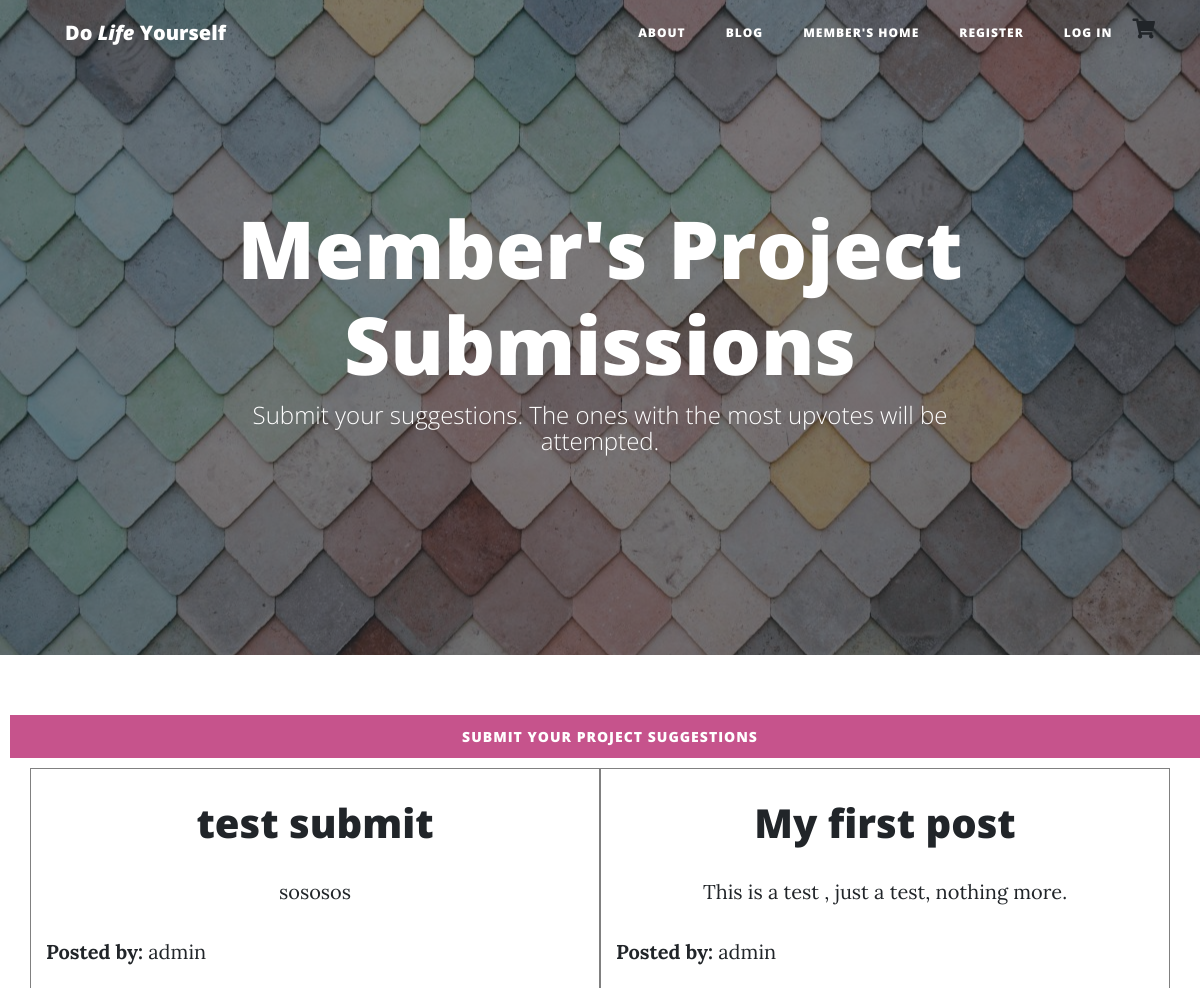
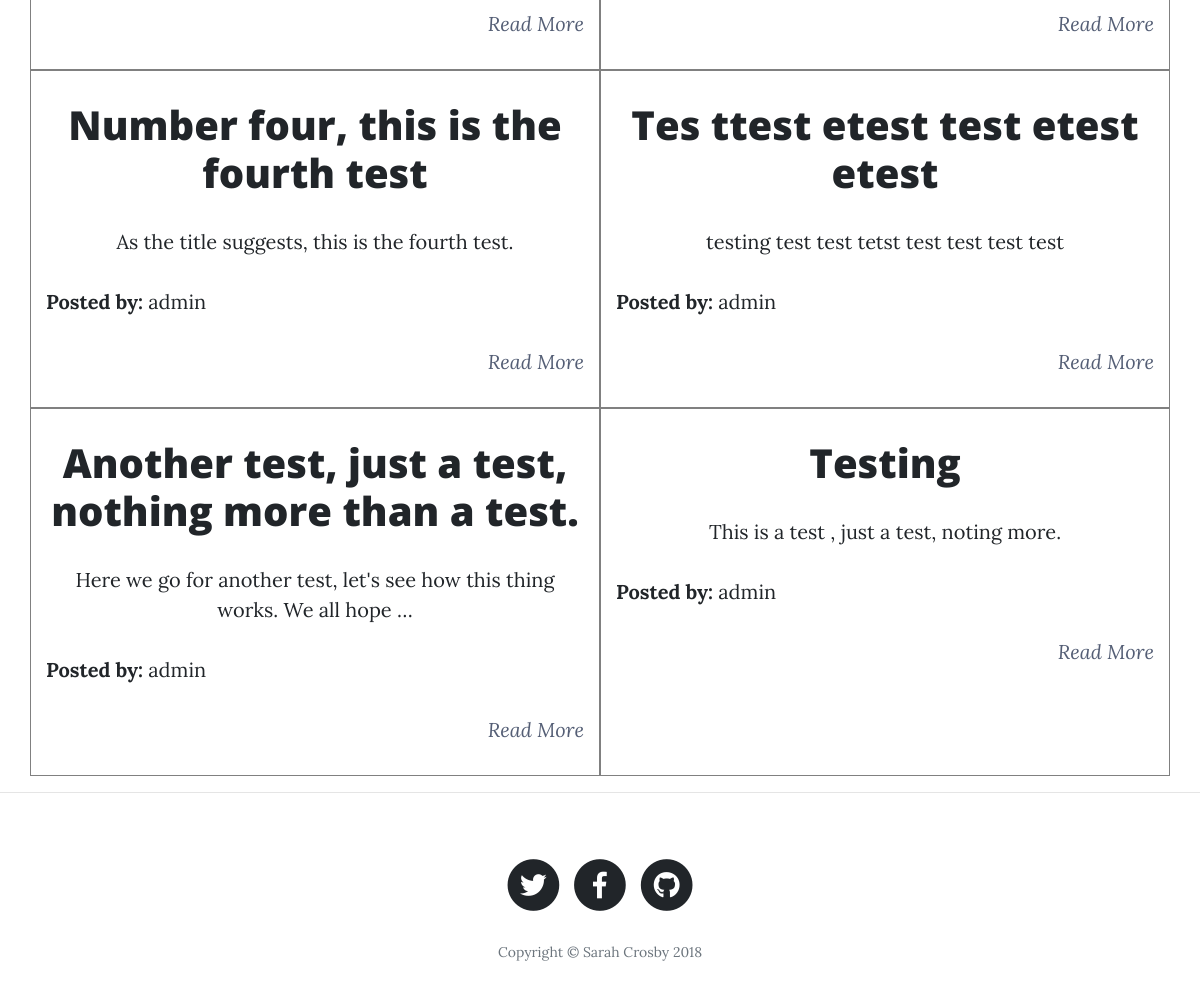
The app's page /posts/, older data (2 pictures, top to bottom).
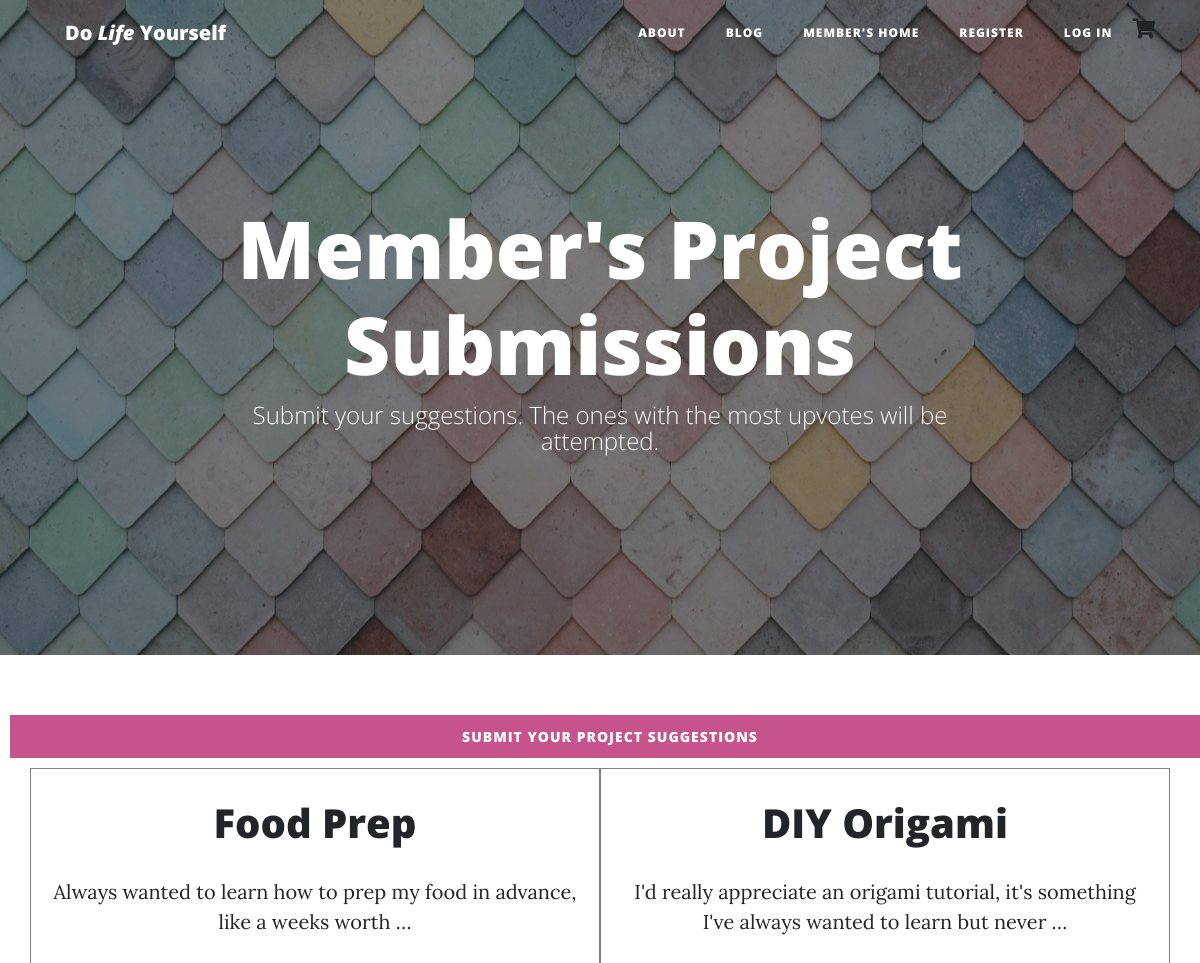
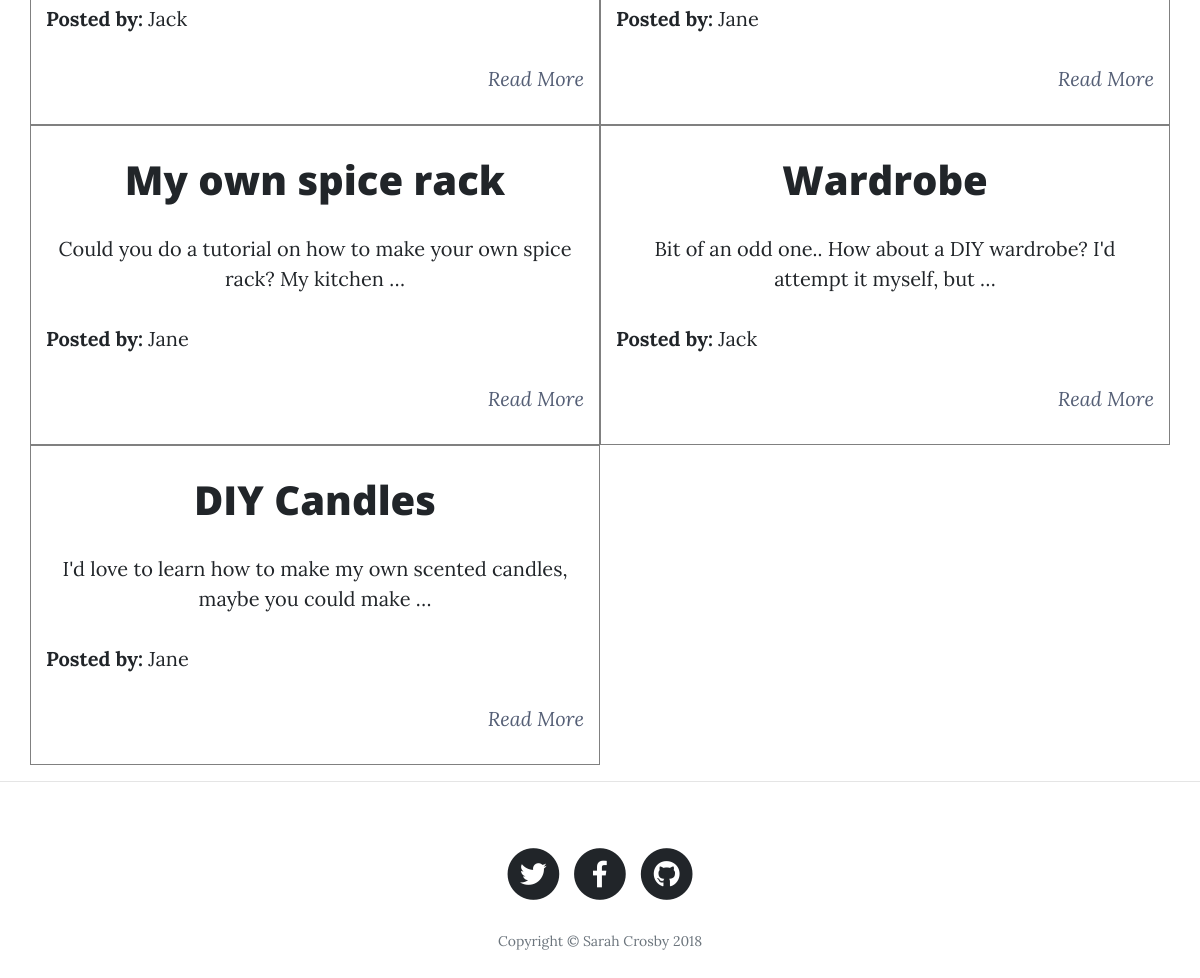
The same page, newer data (2 pictures, top to bottom).
### posts/models.py (models this page shows, shortened)
class Post(models.Model):
    title = models.CharField(max_length=30, default='')
    content = models.CharField(max_length=500, default='')
    created_date = models.DateTimeField(auto_now_add=True)
    published_date = models.DateTimeField(blank=True, null=True,
                                          default=timezone.now)
    views = models.IntegerField(default=0)
    tag = models.CharField(max_length=30, blank=True, null=True)
    user = models.ForeignKey(User, default="")
    status_choice = (
        ('PR', 'In Progress'),
        ('PL', 'In Planning'),
        ('C', 'Completed'),
        ('W', 'Waiting to be Funded'),
        ('R', 'Recently Submitted'),
    )
    status = models.CharField(max_length=2, choices=status_choice, default='R')
    votes = models.IntegerField(default = 0)
    image = models.ImageField(upload_to="img", blank=True, null=True, default='')

### posts/views.py (the view)
def get_posts(request):
    posts = Post.objects.filter(published_date__lte=timezone.now()
                                ).order_by('-published_date')
    return render(request, "boardposts.html", {'posts': posts})

### cart/contexts.py (called while the page is built)
def cart_contents(request):
    cart = request.session.get('cart', {})
    cart_items = []
    total = 0
    product_count = 0
    for id, quantity in cart.items():
        product = get_object_or_404(Product, pk=id)
        total += quantity * product.tribute
        product_count += quantity
        cart_items.append({'id': id, 'quantity': quantity, 'product': product})
    return {'cart_items': cart_items, 'total': total, 'product_count': product_count }

### posts/templates/boardposts.html (shortened to what this page needs)
{% extends 'base.html' %}
{% block content %}
    <header class="masthead" style="background-image: url('/media/img/host/background.jpg')">
      <div class="overlay"></div>
      <div class="container">
        <div class="row">
          <div class="col-lg-8 col-md-10 mx-auto">
            <div class="site-heading">
              <h1>Member's Project Submissions</h1>
              <span class="subheading">Submit your suggestions. The ones with the most upvotes will be attempted.</span>
            </div>
          </div>
        </div>
      </div>
    </header>
  </head>
  <body>
      <div class="custom-create-post">
        <a href="{% url 'new_post' %}" class="btn btn-custom-post">Submit your project suggestions</a>
      </div>
<div class="container">
  <div class="row">
    {% for post in posts %}
    <div class="col-md-6 custom-post-preview">
       <p><h1 class="text-center">
                {{ post.title }}
            </p></h1>
            <p class="text-center">
              <span>{{ post.content | truncatewords:15 }} </span>
            </p>
            <p>
              <strong>Posted by:</strong> {{ post.user }}
            </p>
            <p  class="text-right">
              <a href="{% url 'post_detail' post.id %}"><i>Read More</i></a>
            </p>
    </div>
  {% endfor %}
  </div>
</div>
</body>
{% endblock %}

### templates/base.html (shortened to what this page needs)
{% load staticfiles %}
<!DOCTYPE html>
<html lang="en">
  <head>
    <link rel="stylesheet" href="{% static 'css/library/bootstrap.min.css' %}">
    <link href="{% static 'fontawesome-free/css/all.min.css' %}" rel="stylesheet" type="text/css">
  </head>
    <link href="{% static 'css/library/clean-blog.min.css' %}" rel="stylesheet">
    <link rel="stylesheet" href="{% static 'css/custom.css' %}">
    <nav class="navbar navbar-expand-lg navbar-light fixed-top" id="mainNav">
      <div class="container">
        <a class="navbar-brand" href="{% url 'index' %}">Do <i>Life</i> Yourself</a>
        <div class="collapse navbar-collapse" id="navbarResponsive">
          <ul class="navbar-nav ml-auto">
            <li class="nav-item">
              <a class="nav-link" href="{% url 'about_page' %}">About</a>
            </li>
            <li class="nav-item">
              <a class="nav-link" href="{% url 'get_content' %}">Blog</a>
            </li>
            {% if user.is_authenticated %}
            <li class="nav-item">
              <a class="nav-link" href="{% url 'members_home' %}">Member's Home</a>
            </li>
            <li class="nav-item">
              <a class="nav-link" href="{% url 'logout' %}">Log Out</a>
            </li>
            {% else %}
            <li class="nav-item">
              <a class="nav-link" href="{% url 'non_members_home' %}">Member's Home</a>
            </li>
            <li class="nav-item">
              <a class="nav-link" href="{% url 'register' %}">Register</a>
            </li>
            <li class="nav-item">
              <a class="nav-link" href="{% url 'login' %}">Log In</a>
            </li>
            {% endif %}
            <li>
              <a href="{% url 'view_cart' %}">
                <i class="fas fa-shopping-cart"></i>
              </a>
            </li>
          </ul>
        </div>
      </div>
    </nav>
    {% block content %}
    {% endblock %}
    <hr>
    <footer>
      <div class="container">
        <div class="row">
          <div class="col-lg-8 col-md-10 mx-auto">
            <ul class="list-inline text-center">
              <li class="list-inline-item">
                <a href="#">
                  <span class="fa-stack fa-lg">
                    <i class="fas fa-circle fa-stack-2x"></i>
                    <i class="fab fa-twitter fa-stack-1x fa-inverse"></i>
                  </span>
                </a>
              </li>
              <li class="list-inline-item">
                <a href="#">
                  <span class="fa-stack fa-lg">
                    <i class="fas fa-circle fa-stack-2x"></i>
                    <i class="fab fa-facebook-f fa-stack-1x fa-inverse"></i>
                  </span>
                </a>
              </li>
              <li class="list-inline-item">
                <a href="#">
                  <span class="fa-stack fa-lg">
                    <i class="fas fa-circle fa-stack-2x"></i>
                    <i class="fab fa-github fa-stack-1x fa-inverse"></i>
                  </span>
                </a>
              </li>
            </ul>
            <p class="copyright text-muted">Copyright &copy; Sarah Crosby 2018</p>
          </div>
        </div>
      </div>
    </footer>
   </html>

### static/css/custom.css (style rules this page uses)
.btn-custom-post { background-color: #c6538c; border-color: #c6538c; color: white; position: static; width: 100%; padding: 10px; margin: 10px; }
.text-center { text-align: center; }
.text-right { text-align: right; }
p a { text-decoration: none; color: #545E75; }
.custom-post-preview { border: 1px solid grey; }

Row changes from the older to the newer data that the page shows:
removed Post: title "test submit", content "sososos", user "admin"
removed Post: title "My first post", content "This is a test , just a test, nothing more.", user "admin"
removed Post: title "Number four, this is the fourth test", content "As the title suggests, this is the fourth test.", user "admin"
removed Post: title "Tes ttest etest test etest etest", content "testing test test tetst test test test test", user "admin"
removed Post: title "Another test, just a test, nothing more than a test.", content "Here we go for another test, let's see how this thing works. We all hope …", user "admin"
removed Post: title "Testing", content "This is a test , just a test, noting more.", user "admin"
added Post: title "Food Prep", content "Always wanted to learn how to prep my food in advance, like a weeks worth …", user "Jack"
added Post: title "DIY Origami", content "I'd really appreciate an origami tutorial, it's something I've always wanted to learn but never …", user "Jane"
added Post: title "My own spice rack", content "Could you do a tutorial on how to make your own spice rack? My kitchen …", user "Jane"
added Post: title "Wardrobe", content "Bit of an odd one.. How about a DIY wardrobe? I'd attempt it myself, but …", user "Jack"
added Post: title "DIY Candles", content "I'd love to learn how to make my own scented candles, maybe you could make …", user "Jane"
